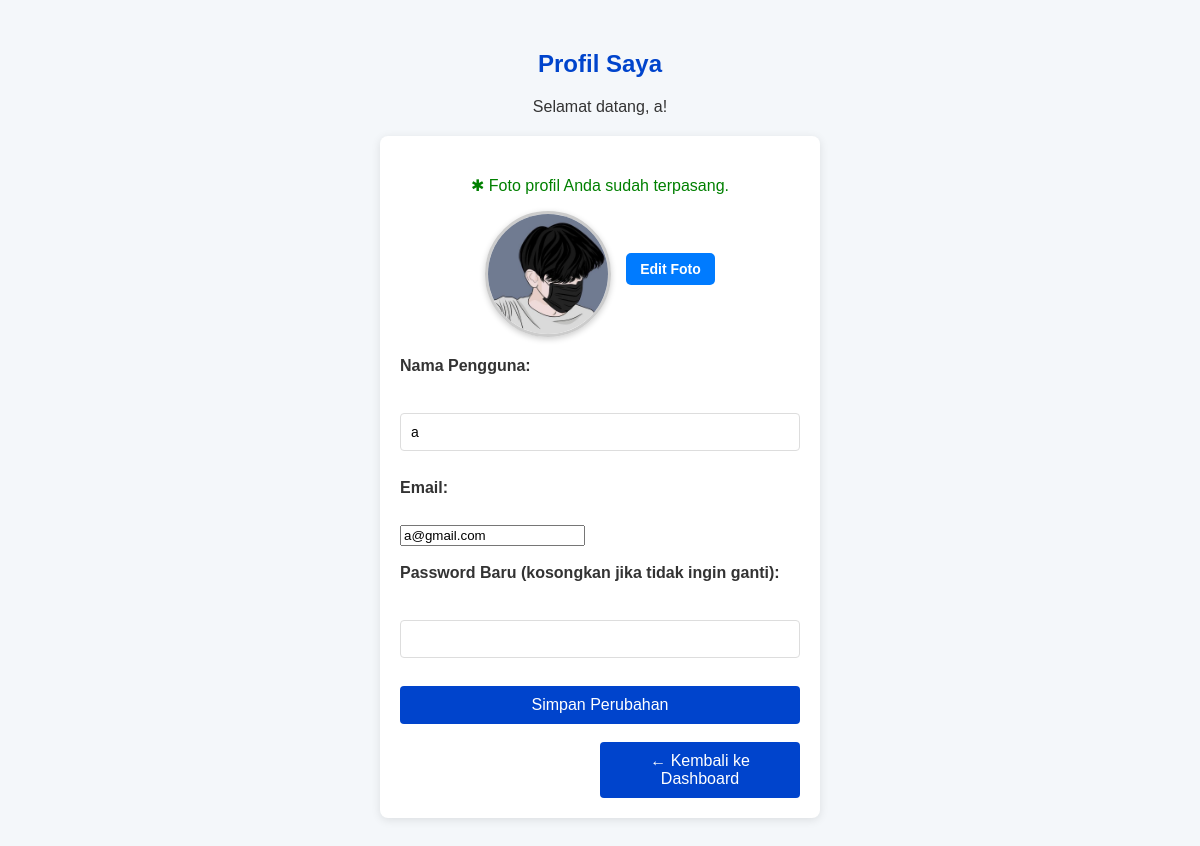
Screenshot of /Profile.php (signed in) with the database file from the repository.
### tables this page shows
CREATE TABLE `users` (
  `id` int(11) NOT NULL,
  `email` varchar(255) NOT NULL,
  `username` varchar(255) NOT NULL,
  `password` varchar(255) NOT NULL,
  `role` varchar(255) NOT NULL,
  `foto` varchar(255) NOT NULL
);

### Profile.php (the view, shortened to what this page needs)
<?php
include('DB.php');
$username = $_SESSION['username'];
$query = "SELECT * FROM users WHERE username = ?";
$stmt = mysqli_prepare($conn, $query);
mysqli_stmt_bind_param($stmt, 's', $username);
mysqli_stmt_execute($stmt);
$result = mysqli_stmt_get_result($stmt);
$user = mysqli_fetch_assoc($result);
?>
<!DOCTYPE html>
<html lang="id">
<head>
    <link rel="stylesheet" href="./Style/style.css">
</head>
<body>
  <h2>Profil Saya</h2>
  <p>Selamat datang, <?php echo htmlspecialchars($user['username']); ?>!</p>
  <form method="POST" enctype="multipart/form-data">
    <?php
      $fotoPath = !empty($user['foto']) && file_exists('Uploads/' . $user['foto'])
        ? 'Uploads/' . htmlspecialchars($user['foto'])
        : 'Uploads/Foto/Default.png';
    ?>
    <div id="foto-status">
      <?php if (!empty($user['foto']) && file_exists('Uploads/' . $user['foto'])): ?>
        <p style="color:green;">✱ Foto profil Anda sudah terpasang.</p>
      <?php else: ?>
        <p style="color:red;">✱ Anda belum meng‑upload foto profil.</p>
      <?php endif; ?>
    </div>
    <div class="profile-photo-container">
      <img src="<?php echo $fotoPath; ?>"
           alt="Foto Profil"
           class="profile-photo-img" id="photo-preview">
      <label for="foto" class="edit-photo-btn">Edit Foto</label>
    </div>
    <label>Nama Pengguna:</label><br>
    <input type="text" name="username"
           value="<?php echo htmlspecialchars($user['username']); ?>"
           required><br><br>
    <label>Email:</label><br>
    <input type="email" name="email"
           value="<?php echo htmlspecialchars($user['email'] ?? ''); ?>"
           required><br><br>
    <label>Password Baru (kosongkan jika tidak ingin ganti):</label><br>
    <input type="password" name="password"><br><br>
    <button type="submit">Simpan Perubahan</button>
    <br><br>
    <button type="button" onclick="window.location.href='Index.php';" style="width:200px; margin-left:200px;" class="bg-red-600 text-white px-4 py-1 rounded hover:bg-red-700">← Kembali ke Dashboard</button>
  </form>
  <br>
</body>
</html>

### Style/style.css (style rules this page uses)
body { font-family: Arial, sans-serif; background-color: #f4f7fa; color: #333; margin: 0; padding: 0; }
h2 { color: #0044cc; text-align: center; margin-top: 50px; }
form { max-width: 400px; margin: 20px auto; padding: 20px; background-color: #ffffff; border-radius: 8px; box-shadow: 0 2px 10px rgba(0, 0, 0, 0.1); }
label { font-weight: bold; margin-bottom: 10px; display: block; color: #333; }
input[type="text"], input[type="password"] { width: 100%; padding: 10px; margin: 10px 0; border: 1px solid #ddd; border-radius: 4px; font-size: 14px; box-sizing: border-box; }
button { width: 100%; padding: 10px; background-color: #0044cc; border: none; border-radius: 4px; color: white; font-size: 16px; cursor: pointer; }
p { text-align: center; margin-top: 20px; }

### Profile.php (style rules this page uses)
.profile-photo-container { display: flex; align-items: center; justify-content: center; margin-bottom: 20px; }
.profile-photo-img { width: 120px; height: 120px; border-radius: 50%; object-fit: cover; border: 3px solid #ccc; box-shadow: 0 2px 6px rgba(0,0,0,0.2); }
.edit-photo-btn { margin-left: 15px; padding: 8px 14px; font-size: 14px; background-color: #007bff; color: #fff; border: none; border-radius: 5px; cursor: pointer; transition: background-color .2s; }

### rows the page displays
users: username "a", foto (picture), email "a@gmail.com"
